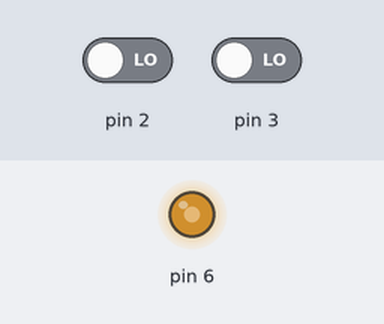
Bench run of a sketch on a simulated Arduino Uno, built with avr-gcc and run on an emulated ATmega328P. On the bench: output pins drawn as LEDs (lit = HIGH). The inputs (shaded band) are chosen by the test bench; at power-on: pin 2 LOW, pin 3 LOW. What the sketch prints to the serial monitor is not drawn.

Above: at 0.1 s.
Timing chart, 0 to 1.6 s (numbered marks = the images above):
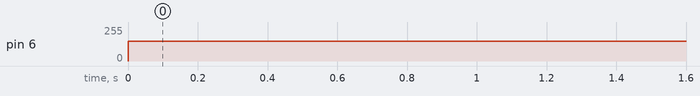

Measured:
- by itself, pin 6: 0/255 → 150/255 at 0.00 s

The sketch:

Motor_encoder_test.ino
```cpp
long x=0;
long t;
void setup() {
  Serial.begin(57600);
  pinMode(2, INPUT);
  pinMode(3, INPUT);
  pinMode(6, OUTPUT);
attachInterrupt(digitalPinToInterrupt(2), Set_1, CHANGE);
attachInterrupt(digitalPinToInterrupt(3), Set_2, CHANGE);
}
void loop() {
//  noInterrupts();
  // critical, time-sensitive code here
//  interrupts();
  //Serial.print(digitalRead(2));
  if (x<4050){
    analogWrite(6,150);
    t=millis();
  }
  else{
    digitalWrite(6,LOW);
  }
  Serial.print(x);
  Serial.print("     ");
  Serial.print(t);
  Serial.print("     ");
  Serial.println(millis());

}
void Set_1() {
  x++;
}
void Set_2() {
  x++;
}
```
